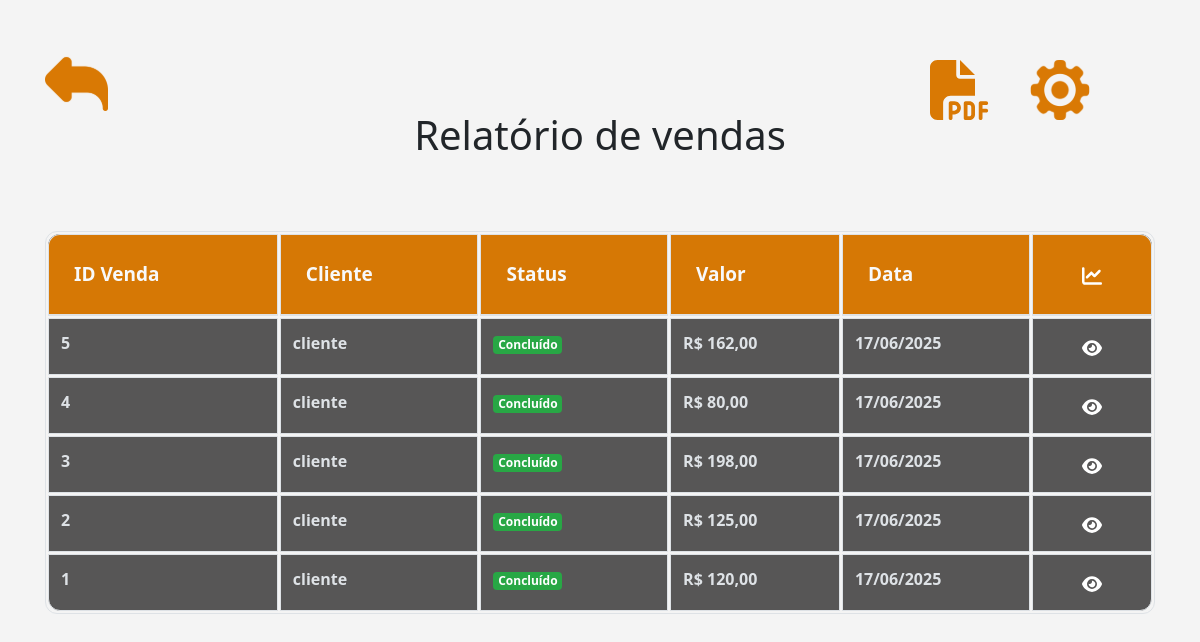
Page /paginas/relatorio_vendas.php on the committed database.
### tables this page shows
CREATE TABLE IF NOT EXISTS venda (
  idvenda INT NOT NULL AUTO_INCREMENT,
  idpedido INT NOT NULL,
  data_venda DATETIME DEFAULT (CURRENT_TIMESTAMP) NULL,
  PRIMARY KEY (idvenda),
  FOREIGN KEY (idpedido) REFERENCES pedido(idpedido)
);

CREATE TABLE IF NOT EXISTS cliente(
  idcliente INT NOT NULL AUTO_INCREMENT,
  nome VARCHAR(200) NOT NULL,
  cpf VARCHAR(14) NOT NULL,
  telefone VARCHAR(15) DEFAULT NULL,
  PRIMARY KEY (idcliente)
);

CREATE TABLE IF NOT EXISTS pedido(
  idpedido INT NOT NULL AUTO_INCREMENT,
  data_pedido DATETIME DEFAULT (CURRENT_TIMESTAMP) NOT NULL,
  valor_total DECIMAL(10,2) NOT NULL,
  quantidade INT DEFAULT NULL,
  idfuncionario INT NOT NULL,
  idcliente INT NOT NULL,
  PRIMARY KEY (idpedido),
  FOREIGN KEY (idfuncionario) REFERENCES funcionario(idfuncionario),
  FOREIGN KEY (idcliente)  REFERENCES cliente(idcliente)
);

### paginas/relatorio_vendas.php (the view, shortened to what this page needs)
<?php
include_once '../db/conexao.php';
$where = '';
$sql = "SELECT
    v.idvenda,
    p.idpedido,
    p.data_pedido,
    c.nome AS cliente,
    p.quantidade AS qtd_total_vendida,
    p.valor_total,
    (SELECT COALESCE(SUM(pd.quantidade), 0) FROM devolucao d JOIN produto_devolucao pd ON d.iddevolucao = pd.iddevolucao WHERE d.idvenda = v.idvenda) AS qtd_total_devolvida
FROM venda v
JOIN pedido p ON v.idpedido = p.idpedido
JOIN cliente c ON p.idcliente = c.idcliente
JOIN funcionario f ON p.idfuncionario = f.idfuncionario
$where
GROUP BY v.idvenda, p.idpedido, p.data_pedido, c.nome, p.quantidade, p.valor_total
ORDER BY v.idvenda DESC";
$result = mysqli_query($conn, $sql);
?>
<!DOCTYPE html>
<html lang="pt-br">
<head>
<link rel="stylesheet" href="https://maxcdn.bootstrapcdn.com/bootstrap/4.5.2/css/bootstrap.min.css" />
<link rel="stylesheet" href="../assets/css/filtroStyle.css" />
<link rel="stylesheet" href="../assets/css/tabelaRelatorioStyle.css" />
<link rel="stylesheet" href="../assets/css/sidebarStyle.css">
</head>
<body>
<div class="container my-4"><br>
    <div class="chart-icon left">
        <a href="home.php"><img src="../assets/img/voltar.svg" alt="Voltar" /></a>
    </div>
    <div class="chart-icon right form-form">
        <a href="pdfProdutosMaisVendidos.php"><img src="../assets/img/pdf.svg" alt="PDF Vendas por Funcionários" style="width:60px;"></a>
        <div class="settings-icone right" onclick="toggleMenu()">
            <div class="settings-icon right" onclick="toggleSidebar()">
                <img src="../assets/img/gear.svg" alt="Configurações" style="cursor: pointer;">
            </div>
        </div>
    </div>
    <h1 class="text-center color"><a href="relatorio_vendas.php">Relatório de vendas</a></h1>
</div><br>
<div class="container mt-4">
    <table class="table table-bordered table-hover">
        <thead class="table-dark">
            <tr>
                <th>ID Venda</th>
                <th>Cliente</th>
                <th>Status</th>
                <th>Valor</th>
                <th>Data</th>
                <th class="text-center" style="color: white;">
                    <a href="graficos.php">
                        <img src="../assets/img/chart.svg" alt="Gráficos" style="width:20px;" />
                    </a>
                </th>
            </tr>
        </thead>
        <tbody>
            <?php if (mysqli_num_rows($result) > 0): ?>
                <?php while ($row = mysqli_fetch_assoc($result)): ?>
                    <?php
                        $status = '';
                        $badge_class = '';
                        if ($row['qtd_total_devolvida'] == 0) {
                            $status = 'Concluído';
                            $badge_class = 'badge-success';
                        } elseif ($row['qtd_total_devolvida'] < $row['qtd_total_vendida']) {
                            $status = 'Dev. Parcial';
                            $badge_class = 'badge-warning';
                        } else {
                            $status = 'Dev. Total';
                            $badge_class = 'badge-danger';
                        }
                    ?>
                    <tr>
                        <td><?= $row['idvenda'] ?></td>
                        <td><?= htmlspecialchars($row['cliente']) ?></td>
                        <td><span class="badge <?= $badge_class ?>"><?= $status ?></span></td>
                        <td>R$ <?= number_format($row['valor_total'], 2, ',', '.') ?></td>
                        <td><?= date('d/m/Y', strtotime($row['data_pedido'])) ?></td>
                        <td class="text-center">
                            <button class="btn btn-sm btnDetalhes" data-idvenda="<?= $row['idvenda'] ?>" data-idpedido="<?= $row['idpedido'] ?>">
                                <img src="../assets/img/eye.svg" alt="Ver detalhes" style="width:20px;" />
                            </button>
                        </td>
                    </tr>
                <?php endwhile; ?>
            <?php else: ?>
                <tr>
                    <td colspan="6" class="text-center">Nenhuma venda encontrada para este funcionário.</td>
                </tr>
            <?php endif; ?>
        </tbody>
    </table>
</div>
</body>
</html>

### assets/css/filtroStyle.css (style rules this page uses)
.chart-icon.left { left: 45px; }
.chart-icon.right { position: absolute; right: 110px; top: 60px; display: flex; gap: 30px; }
a { color: #212529; }
h1.text-center a { color: #212529; transition: color 0.3s; }

### assets/css/tabelaRelatorioStyle.css (style rules this page uses)
.table-bordered { border-radius: 12px; border-collapse: separate; }
.table-bordered th, .table-bordered td { border: 1px solid #dee2e6; }
.table-bordered thead th { color: #f8f9fa; font-weight: bold; font-size: 19px; padding: 25px 25px; background-color: #d67805; }
.table-bordered thead th:first-child { border-top-left-radius: 12px; }
.table-bordered thead th:last-child { border-top-right-radius: 12px; }
.table-bordered tbody tr:last-child td:first-child { border-bottom-left-radius: 12px; }
.table-bordered tbody tr:last-child td:last-child { border-bottom-right-radius: 12px; }
.table-bordered tbody td { background-color: #575656; border: 1px solid #dee2e6; font-weight: bold; color: #dee2e6; }

### assets/css/sidebarStyle.css (style rules this page uses)
body { margin: 0; font-family: 'Segoe UI', Tahoma, Geneva, Verdana, sans-serif; background-color: #f4f4f4; }
.settings-icone { display: inline-block; margin-left: 10px; vertical-align: middle; }
.settings-icone img { width: 60px; transition: transform 0.3s ease; }

### rows in the picture
venda: idvenda "5", cliente.nome "cliente", status "Concluído", idpedido.valor_total "162,00", idpedido.data_pedido "17/06/2025"
venda: idvenda "4", cliente.nome "cliente", status "Concluído", idpedido.valor_total "80,00", idpedido.data_pedido "17/06/2025"
venda: idvenda "3", cliente.nome "cliente", status "Concluído", idpedido.valor_total "198,00", idpedido.data_pedido "17/06/2025"
venda: idvenda "2", cliente.nome "cliente", status "Concluído", idpedido.valor_total "125,00", idpedido.data_pedido "17/06/2025"
venda: idvenda "1", cliente.nome "cliente", status "Concluído", idpedido.valor_total "120,00", idpedido.data_pedido "17/06/2025"
